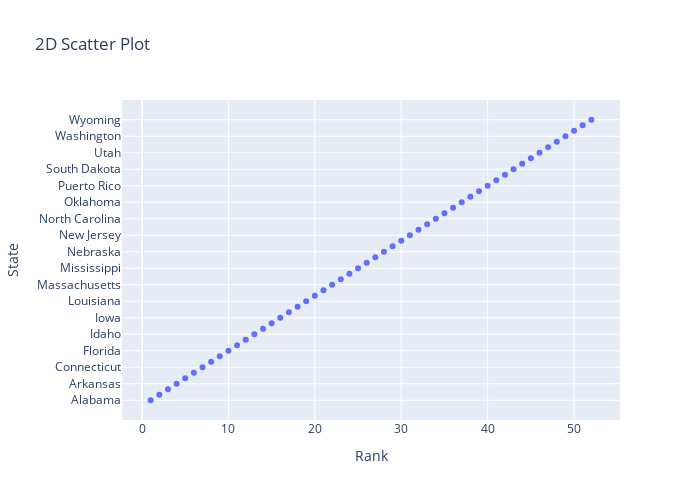

This figure's notebook cell:
### Code cell
'''
@Author: Kanchan
@Date: 2022-01-07
@Last Modified by: Kanchan
@Last Modified time: 2022-01-07
@Title : Write a program to draw a scatter plot for a given dataset and show datalabels on hover
https://raw.githubusercontent.com/plotly/datasets/master/2014_usa_states.csv
'''

import pandas as pd
import plotly.express as px

df=pd.read_csv('https://raw.githubusercontent.com/plotly/datasets/master/2014_usa_states.csv')

fig=px.scatter(df,x='Rank',y='State',width=700,height=500,title="2D Scatter Plot")
fig.show()

### Figure 1 — Plotly figure (JSON) as saved in the notebook; plotly's stock layout.template omitted (floating-point values rounded to 4 significant figures)
{"data": [{"hovertemplate": "Rank=%{x}<br>State=%{y}<extra></extra>", "legendgroup": "", "marker": {"color": "#636efa", "symbol": "circle"}, "mode": "markers", "name": "", "orientation": "h", "showlegend": false, "type": "scatter", "x": [1, 2, 3, 4, 5, 6, 7, 8, 9, 10, 11, 12, 13, 14, 15, 16, 17, 18, 19, 20, 21, 22, 23, 24, 25, 26, 27, 28, 29, 30, 31, 32, 33, 34, 35, 36, 37, 38, 39, 40, 41, 42, 43, 44, 45, 46, 47, 48, 49, 50, 51, 52], "xaxis": "x", "y": ["Alabama", "Alaska", "Arizona", "Arkansas", "California", "Colorado", "Connecticut", "Delaware", "District of Columbia", "Florida", "Georgia", "Hawaii", "Idaho", "Illinois", "Indiana", "Iowa", "Kansas", "Kentucky", "Louisiana", "Maine", "Maryland", "Massachusetts", "Michigan", "Minnesota", "Mississippi", "Missouri", "Montana", "Nebraska", "Nevada", "New Hampshire", "New Jersey", "New Mexico", "New York", "North Carolina", "North Dakota", "Ohio", "Oklahoma", "Oregon", "Pennsylvania", "Puerto Rico", "Rhode Island", "South Carolina", "South Dakota", "Tennessee", "Texas", "Utah", "Vermont", "Virginia", "Washington", "West Virginia", "Wisconsin", "Wyoming"], "yaxis": "y"}], "layout": {"height": 500, "legend": {"tracegroupgap": 0}, "title": {"text": "2D Scatter Plot"}, "width": 700, "xaxis": {"anchor": "y", "domain": [0, 1], "title": {"text": "Rank"}}, "yaxis": {"anchor": "x", "domain": [0, 1], "title": {"text": "State"}}}}
